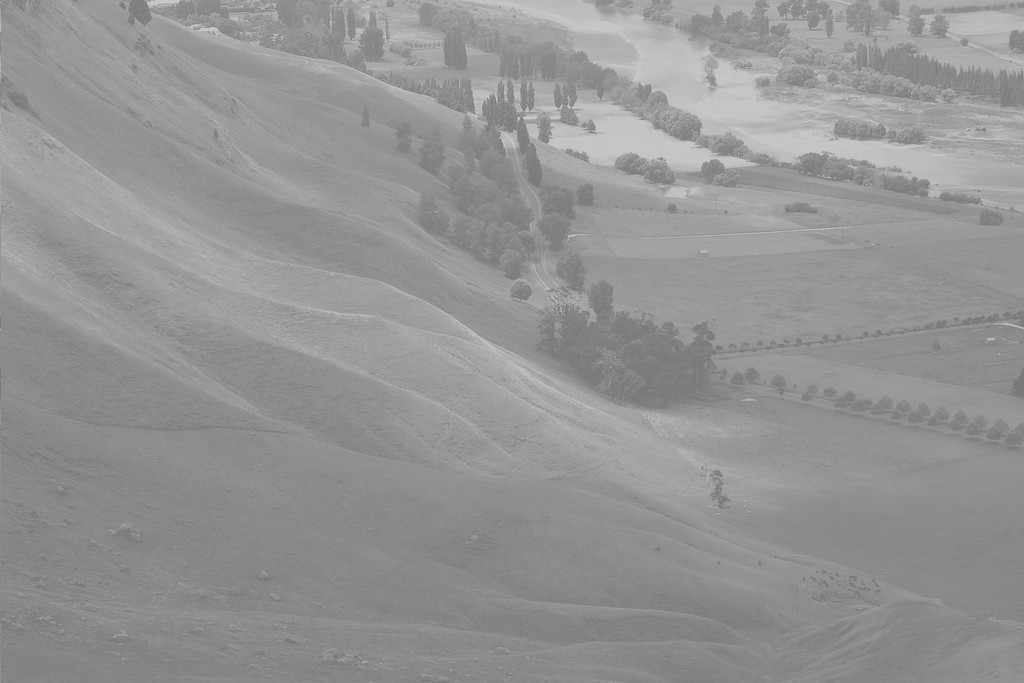
#> input picture data/Unequalized_Hawkes_Bay_NZ.jpg, 1024 x 683 px, found by its file name
$ python images2.py   (older library calls are emulated)
#> lines starting #> are read from the running program, lines starting #| are printed output that depends on the picture
import matplotlib.pyplot as plt
import numpy as np

# Load the image into an array: image
image = plt.imread('./data/Unequalized_Hawkes_Bay_NZ.jpg')
#> image is the input picture: shape (683, 1024, 3); min 114, max 208, mean 148

image = image.mean(axis=2)  # transform Black & White
#> image: shape (683, 1024) float64

# Display image in top subplot using color map 'gray'
plt.subplot(2, 1, 1)
plt.title('Original image')
plt.axis('off')
plt.imshow(image, cmap='gray')

# Flatten the image into 1 dimension: pixels
pixels = image.flatten()

# Display a histogram of the pixels in the bottom subplot
plt.subplot(2, 1, 2)
plt.xlim((0, 255))
plt.hist(pixels, bins=64, range=(0, 256), normed=True, color='red', alpha=0.4)

# PDF = Probability Distribution Function
# CDF = Cumulative Distribution Function

# Use plt.twinx() to overlay the CDF in the bottom subplot
plt.twinx()

# Display a cumulative histogram of the pixels
plt.hist(pixels, bins=64, range=(0, 256),
               normed=True, cumulative=True,
               color='blue', alpha=0.4)

# Specify x-axis range, hide axes, add title and display plot
plt.xlim((0, 256))
plt.grid('off')
plt.title('PDF & CDF (original image)')

# Display the plot
plt.show()
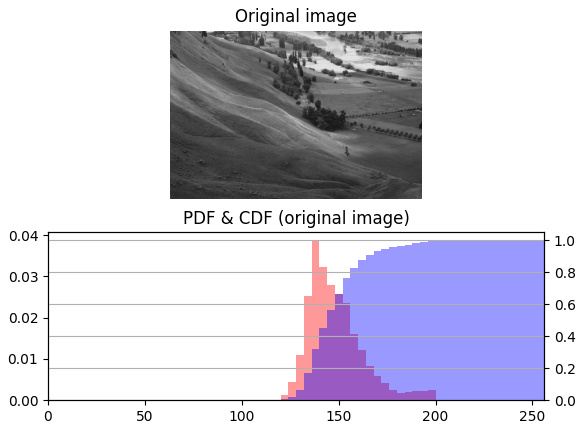
#> figure drawn by matplotlib, 3 panels; panel 2: tallest bar 0.0388 high, from x = 136 to 140


# Generate a cumulative histogram
cdf, bins, patches = plt.hist(pixels, bins=256, range=(0,256), normed=True, cumulative=True)
#> cdf = 256 values from 0 to 1; bins = 257 values from 0 to 256; patches = 256 items
new_pixels = np.interp(pixels, bins[:-1], cdf*255)

# Reshape new_pixels as a 2-D array: new_image
new_image = new_pixels.reshape(image.shape)
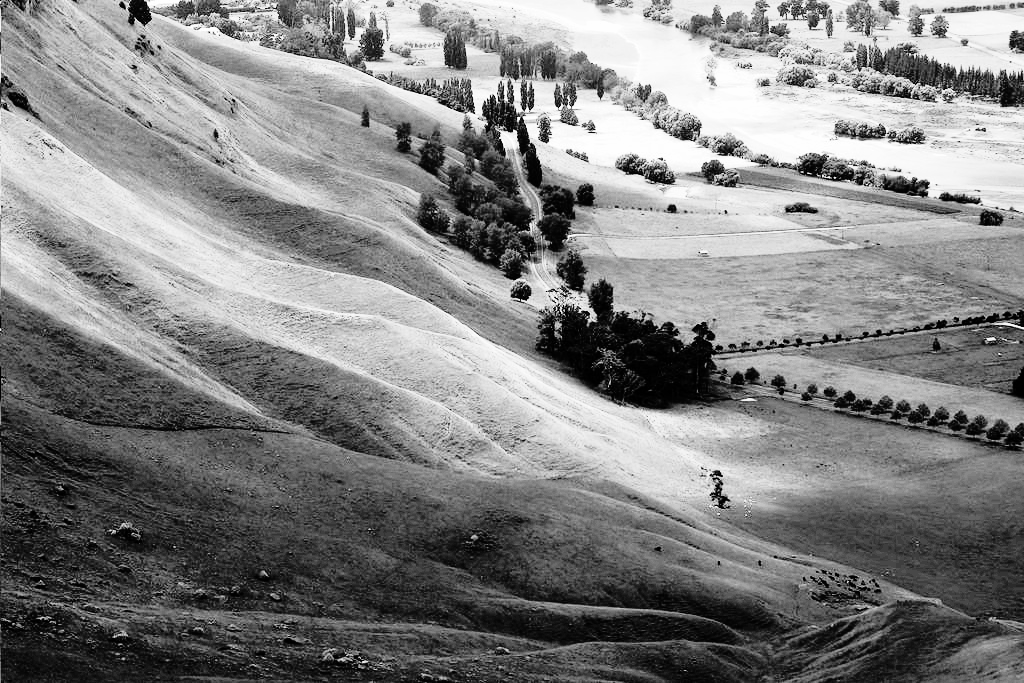
#> new_image: shape (683, 1024) float64; min 0.000365, max 255, mean 130.5; drawn with min black and max white

# Display the new image with 'gray' color map
plt.subplot(2,1,1)
plt.title('Equalized image')
plt.axis('off')
plt.imshow(new_image, cmap='gray')

# Generate a histogram of the new pixels
plt.subplot(2,1,2)
pdf = plt.hist(new_pixels, bins=64, range=(0,256), normed=False,
               color='red', alpha=0.4)
plt.grid('off')

# Use plt.twinx() to overlay the CDF in the bottom subplot
plt.twinx()
plt.xlim((0,256))
plt.grid('off')

# Add title
plt.title('PDF & CDF (equalized image)')

# Generate a cumulative histogram of the new pixels
cdf = plt.hist(new_pixels, bins=64, range=(0,256),
               cumulative=True, normed=True,
               color='blue', alpha=0.4)
plt.show()
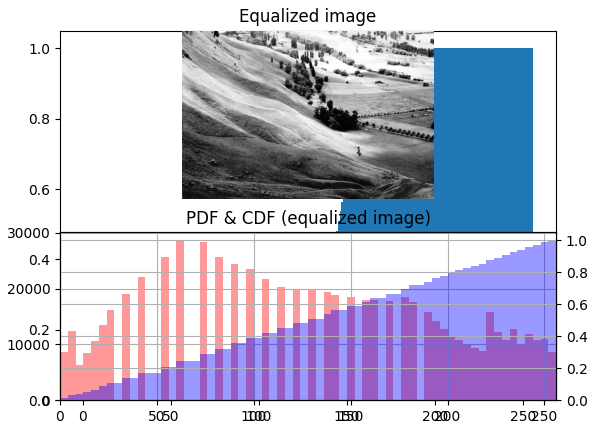
#> figure drawn by matplotlib, 4 panels; panel 3: tallest bar 28701 high, from x = 60 to 64; panel 4: tallest bar 1 high, from x = 252 to 256
